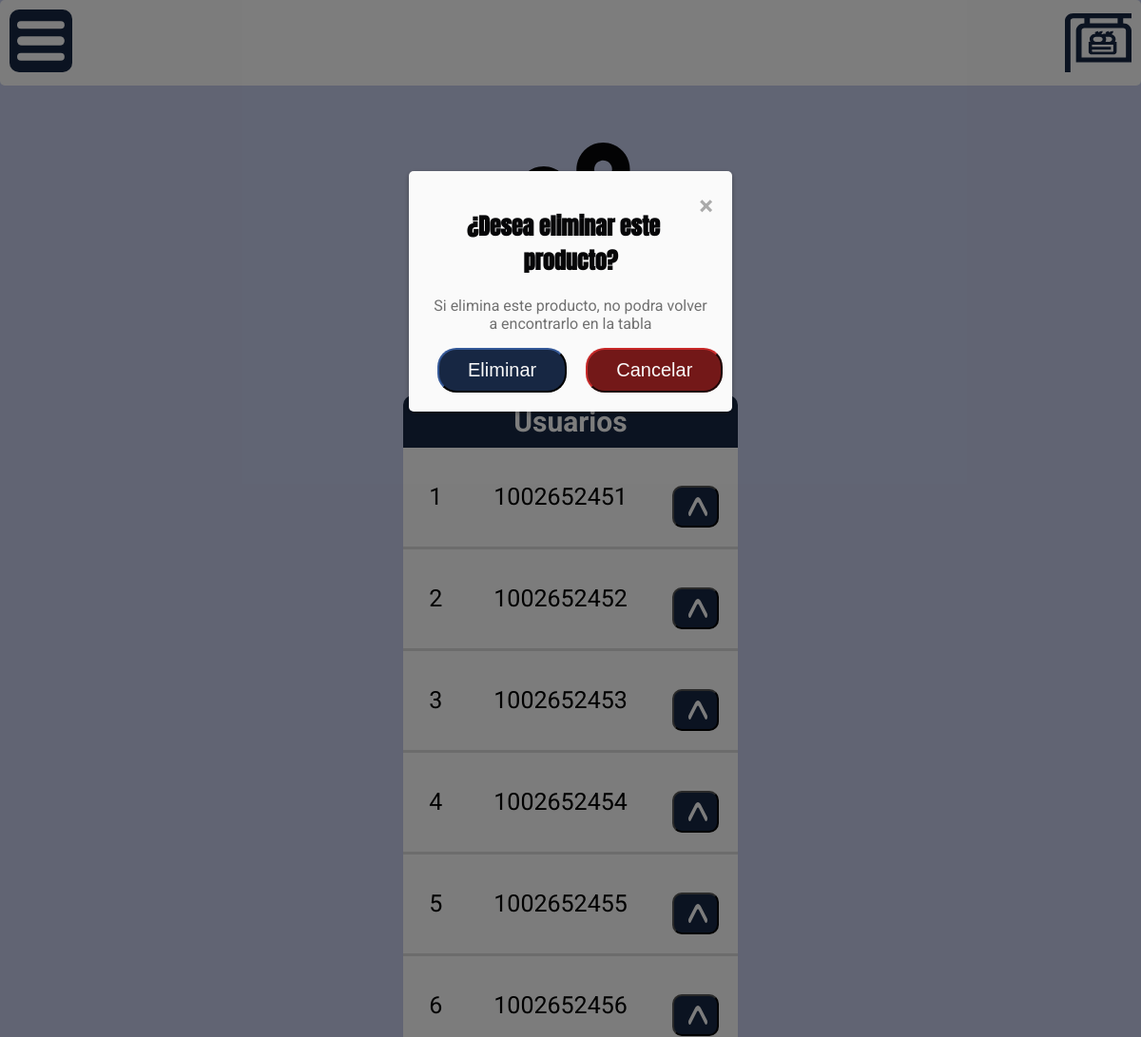
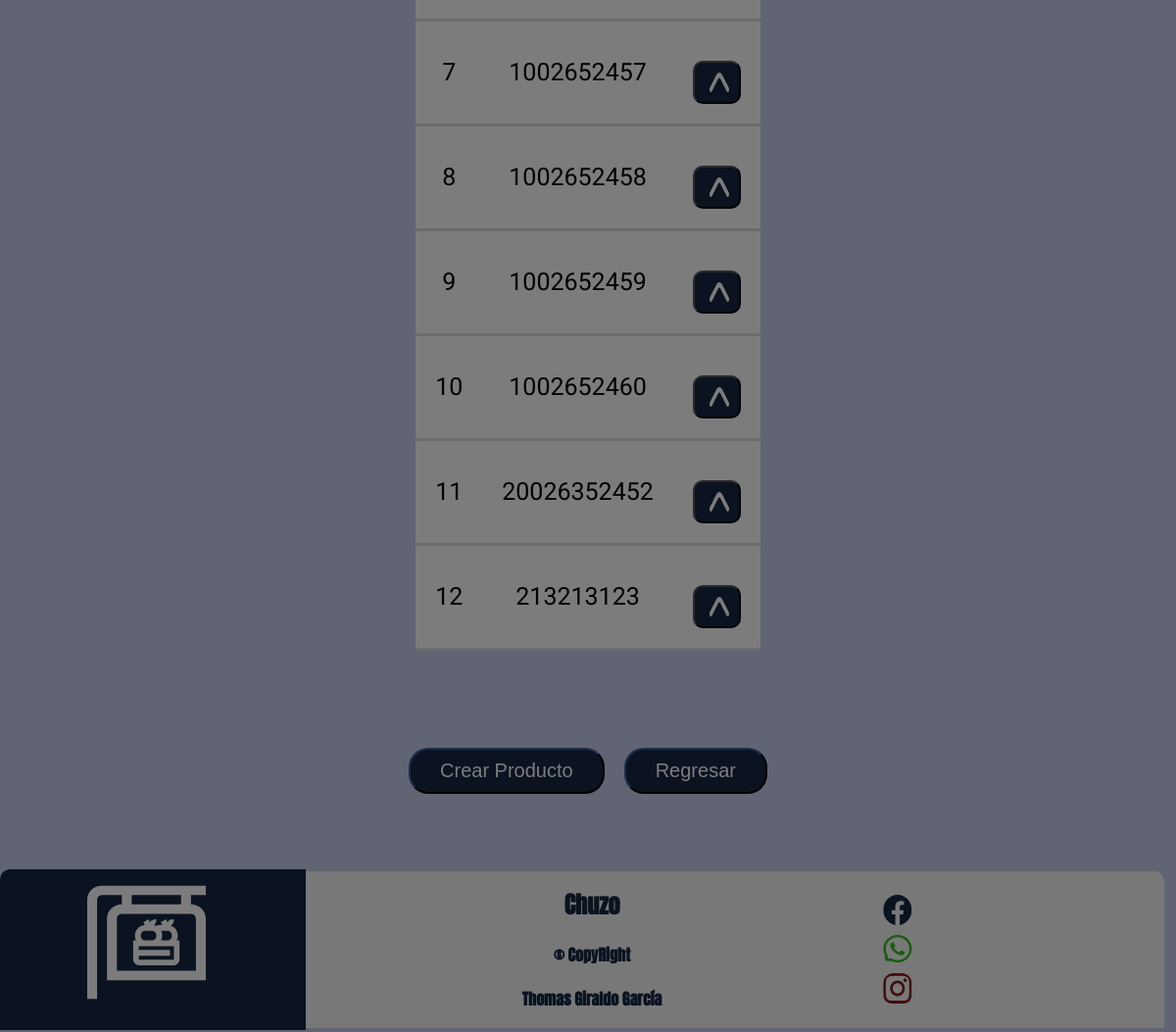
/tabla_usuarios.php (signed in), run on the app's committed database (2 pictures, top to bottom).
### tables this page shows
CREATE TABLE `usuarios` (
  `usu_id` int(11) NOT NULL,
  `usu_documento` varchar(12) NOT NULL,
  `usu_nombre` varchar(30) DEFAULT NULL,
  `usu_apellido` varchar(30) DEFAULT NULL,
  `usu_email` varchar(30) NOT NULL,
  `usu_contrasenia` varchar(8) NOT NULL,
  `usu_admin` int(1) NOT NULL DEFAULT 0
);

### controller/Controller_usuarios.php (called while the page is built, shortened)
<?php
require('../models/Conexion.php');
function get_usuarios()
{
    $con1 = new Conexion();
    try {
        $query = $con1->getCon()->query('SELECT * FROM usuarios');
        $usuarios = [];
        $num_rows = $query->num_rows;
        for ($i = 0; $i < $num_rows; $i++) {
            $fila = $query->fetch_assoc();
            $usuarios[$i] = $fila;
        }
        $con1->closeCon();
        return $usuarios;
    } catch (mysqli_sql_exception $e) {
        echo 'Error al obtener los usuarios: ' . $e->getMessage();
        $con1->closeCon();
        return [];
    }
}
?>

### models/Conexion.php (called while the page is built)
<?php
class Conexion{
    private $con;
    public function __construct()
    {
    try {
        $this->con = new mysqli('localhost', 'root', '', 'chuzo');
    } catch (mysqli_sql_exception $e) {
        echo 'Error de conexión: ' . $e->getMessage();
    }
    }
    function getCon(){
        return $this->con;
    }
    function closeCon(){
        $this->con = null;
    }
}
?>

### public/tabla_usuarios.php (the view, shortened to what this page needs)
<!DOCTYPE html>
<html lang="en">
<head>
    <link rel="stylesheet" type="text/css" href="styles/style.css">
</head>
<body class="body">
        <?php
        require('../controller/Controller_usuarios.php');
        $usuarios = get_usuarios();
        ?>
    <nav>
        <div class="navbar-1">
            <div class="hamburger">
                <img src="img/logo-navbar-hamburguer.svg" height="50" width="50" onclick="Menu()" class="logo-navbar-hamburguer">
                <img class="logo-menu" src="img/logo.svg" alt="" width="70" height="70">
            </div>
        </div>
    </nav>
    <div class="container-registro">
        <div class="flex-item">
        </div>
    </div>
    <div class="container-registro">
        <div class="flex-item fontype">
            <h1 class="title">
            </h1>
        </div>
    </div>
    <div class="container">
        <table>
            <tr>
                <th colspan="3">Usuarios</th>
            </tr>
            <?php
            foreach ($usuarios as $user) {
                echo '<tr>';
                echo "<td>" . $user['usu_id'] . "</td>";
                echo "<td>" . $user['usu_documento'] . "</td>";
            ?>
                <td class="dropdown">
                    <button class="btn-menu-crud">
                        <img src="img/btn---.svg" width="20" height="20">
                    </button>
                </td>
            <?php
                echo '</tr>';
            }
            ?>
        </table>
    </div>
        <div id="alertBox" class="alert-box">
        <div class="alert-content">
            <span class="close-btn" onclick="closeAlert()">&times;</span>
            <h2>
                ¿Desea eliminar este producto?
            </h2>
            <p>Si elimina este producto, no podra volver a encontrarlo en la tabla</p>
            <div class="btns-form-alerta">
                <a href="">
                    <button type="button" class="btn-form">
                        Eliminar
                    </button>
                </a>
                <a href="#">
                    <button type="button" onclick="closeAlert()" class="btn-form-cancelar">
                        Cancelar
                    </button>
                </a>
            </div>
        </div>
    </div>
    <br>
    <div class="container">
        <div class="btns-form">
            <a href="#">
                <button type="button" class="btn-form">
                    Crear Producto
                </button>
            </a>
            <a href="menu.html">
                <button type="button" class="btn-form">
                    Regresar
                </button>
            </a>
        </div>
    </div>
    <br>
    <footer class="footer">
        <div class="logo-section">
            <div>
                <img src="img/Logo-blanco-footer.svg" alt="Logo" class="logo">
            </div>
        </div>
        <div class="text-section">
            <h2>Chuzo</h2>
            <h4>&copy; CopyRight</h4>
            <h4>Thomas Giraldo García</h4>
        </div>
        <div class="icon-section">
            <img src="img/facebook-footer.svg" alt="Icono 1" class="icon">
            <img src="img/Whatsapp-footer.svg" alt="Icono 2" class="icon">
            <img src="img/Instagram-footer.svg" alt="Icono 3" class="icon">
        </div>
    </footer>
</body>
</html>

### public/styles/style.css (style rules this page uses)
.body, html { background-color: #c3cae8; font-family: 'Roboto', sans-serif; height: 100%; margin: 0; }
.body h1, h2, h3, h4, h5, h6 { font-family: 'Anton', sans-serif; }
.title { color: #060608; }
.navbar-1 { display: flex; flex-direction: column; background-color: #fafafa; color: #060608; padding: 10px; border-radius: 5px; margin-bottom: 60px; }
.hamburger { display: flex; justify-content: space-between; }
.logo-navbar-hamburguer { background-color: #172743; padding: 8px; border-radius: 10px; transition: background-color 0.6s ease; }
.container-registro { display: flex; justify-content: center; }
.flex-item { width: auto; align-content: center; }
.container { display: flex; justify-content: center; align-items: center; padding: 10px; margin-bottom: 50px; }
.btn-form { padding: 10px 30px; border-radius: 20px; color: #fafafa; background-color: #172743; font-size: 20px; margin: 0px 10px; border-color: #172743; transition: background-color 0.6s ease; }
.btn-form-cancelar { padding: 10px 30px; border-radius: 20px; color: #fafafa; background-color: #731818; font-size: 20px; margin: 0px 10px; border-color: #731818; transition: background-color 0.6s ease; }
.btns-form { display: flex; flex-wrap: wrap; justify-content: space-between; }
.footer { position: relative; bottom: 0%; width: 99%; height: 20%; display: flex; justify-content: space-between; align-items: center; background-color: #f2f2f2; border-radius: 10px 10px 0px 0px; }
.logo-section { flex: 1; display: flex; background-color: #172743; border-radius: 10px 0px 0px 0px; padding: 10px; justify-content: center; height: 90%; }
.logo { width: 90%; height: 90%; }
.text-section { flex: 2; text-align: center; color: #172743; }
.icon-section { flex: 1; display: flex; flex-direction: column; justify-content: center; }
.icon { width: 30px; margin: 5px; }
table { margin: 10px; font-size: 25px; text-align: center; border-collapse:collapse; }
table th { font-size: 30px; color: #fafafa; background-color: #172743; border-radius: 10px 10px 0px 0px; padding: 10px; }
table td { background-color: #fafafa; border-style: none; border-bottom: 3px solid #D9D9D9; padding: 20px; }
.dropdown { position: relative; }
.btn-menu-crud { color: #fafafa; background-color: #172743; padding: 10px; display: flex; align-items: center; justify-content: center; font-size: 25px; border-radius: 10px; transition: background-color 0.6s ease; }
table td button img { margin: 0px 0px 0px 5px; }
.alert-box { display: block; position: fixed; z-index: 1; left: 0; top: 0; width: 100%; height: 100%; overflow: auto; background-color: rgba(0, 0, 0, 0.5); }
.alert-content { background-color: #fafafa; margin: 15% auto; padding: 20px; width: 300px; border-radius: 5px; box-shadow: 0 2px 5px rgba(0, 0, 0, 0.3); text-align: center; color: #717171; }
.alert-content h2 { color: #060608; }
.close-btn { color: #aaa; float: right; font-size: 28px; font-weight: bold; cursor: pointer; }
button { margin-top: 20px; }
.btns-form-alerta { display: flex; justify-content: space-between; align-items: center; }

### data on the page
usuarios: usu_id "1", usu_documento "1002652451"
usuarios: usu_id "2", usu_documento "1002652452"
usuarios: usu_id "3", usu_documento "1002652453"
usuarios: usu_id "4", usu_documento "1002652454"
usuarios: usu_id "5", usu_documento "1002652455"
usuarios: usu_id "6", usu_documento "1002652456"
usuarios: usu_id "7", usu_documento "1002652457"
usuarios: usu_id "8", usu_documento "1002652458"
usuarios: usu_id "9", usu_documento "1002652459"
usuarios: usu_id "10", usu_documento "1002652460"
usuarios: usu_id "11", usu_documento "20026352452"
usuarios: usu_id "12", usu_documento "213213123"
